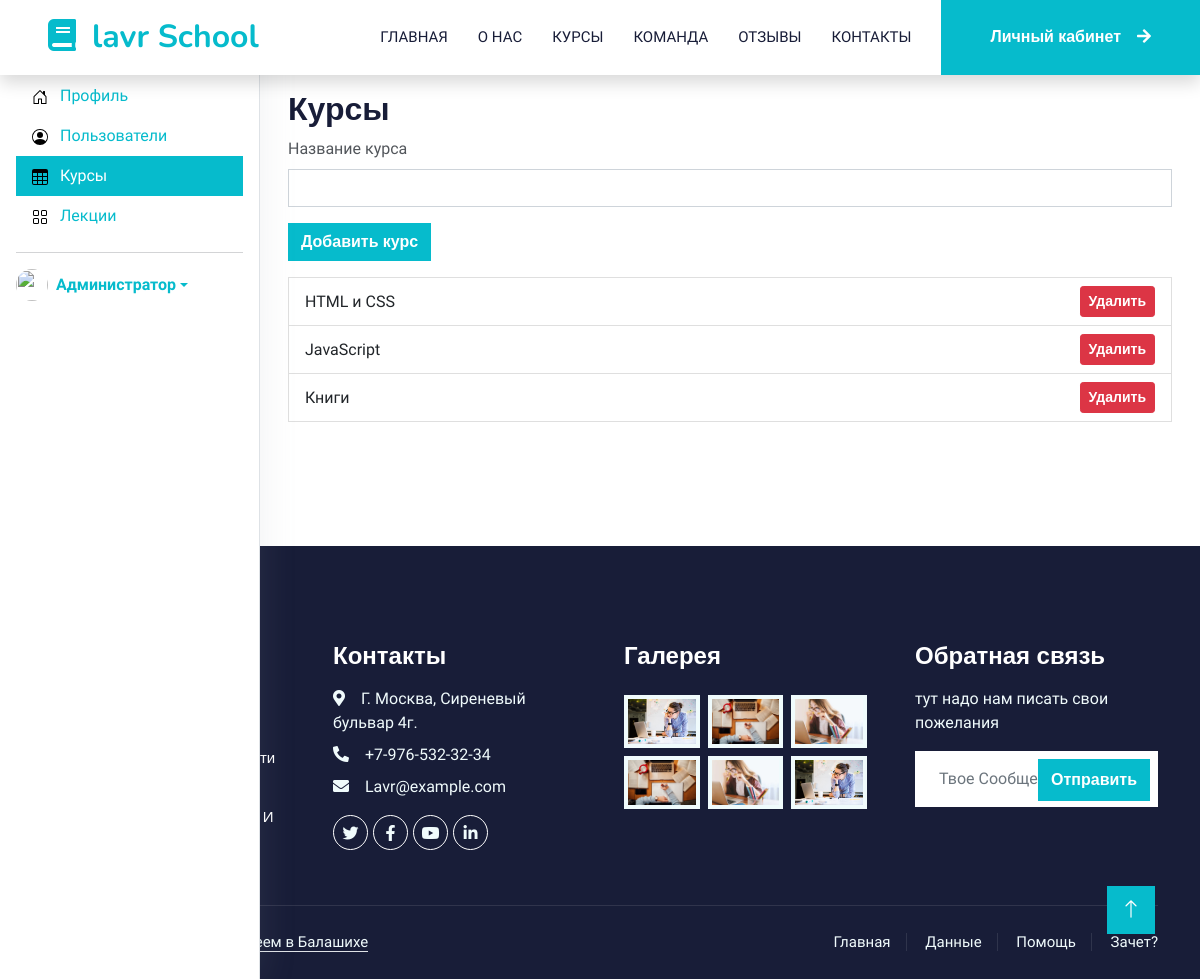
The page /client/?page=courses (signed in) on the database its author committed.
### tables this page shows
CREATE TABLE IF NOT EXISTS courses (
	id INT AUTO_INCREMENT PRIMARY KEY,
	name VARCHAR(255) NOT NULL
);

### client/courses.php (the view, shortened to what this page needs)
<?php
require_once '../db.php';
$courses = $pdo->query('SELECT * FROM courses')->fetchAll();
?>
<h2>Курсы</h2>
<form id="addCourseForm" class="mb-3">
	<div class="mb-3">
		<label for="name" class="form-label">Название курса</label>
		<input type="text" class="form-control" id="name" name="name" required>
	</div>
	<button type="submit" class="btn btn-primary">Добавить курс</button>
</form>
<ul class="list-group" id="coursesList">
	<?php foreach ($courses as $course): ?>
		<li class="list-group-item d-flex justify-content-between align-items-center" data-id="<?php echo $course['id']; ?>">
			<?php echo htmlspecialchars($course['name']); ?>
			<button class="btn btn-danger btn-sm delete-course">Удалить</button>
		</li>
	<?php endforeach; ?>
</ul>

### assets/css/style.css (style rules this page uses)
:root { --primary: #06BBCC; --light: #F0FBFC; --dark: #181d38; }
.btn { font-family: 'Nunito', sans-serif; font-weight: 600; transition: .5s; }
.btn.btn-primary, .btn.btn-secondary { color: #FFFFFF; }

### rows shown on the page
courses: name "HTML и CSS"
courses: name "JavaScript"
courses: name "Книги"

### other values the page prints
$user['name'] "Администратор"
